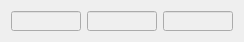
   <widget class="QWidget" name="horizontalLayoutWidget">
    <property name="geometry">
     <rect>
      <x>190</x>
      <y>520</y>
      <width>224</width>
      <height>31</height>
     </rect>
    </property>
    <property name="font">
     <font>
      <pointsize>9</pointsize>
     </font>
    </property>
    <layout class="QHBoxLayout" name="horizontalLayout">
     <item>
      <widget class="QLineEdit" name="LE_OPT_Xmea">
       <property name="enabled">
        <bool>false</bool>
       </property>
       <property name="sizePolicy">
        <sizepolicy hsizetype="Fixed" vsizetype="Fixed">
         <horstretch>0</horstretch>
         <verstretch>0</verstretch>
        </sizepolicy>
       </property>
       <property name="minimumSize">
        <size>
         <width>70</width>
         <height>20</height>
        </size>
       </property>
       <property name="maximumSize">
        <size>
         <width>70</width>
         <height>20</height>
        </size>
       </property>
       <property name="font">
        <font>
         <pointsize>9</pointsize>
        </font>
       </property>
       <property name="alignment">
        <set>Qt::AlignCenter</set>
       </property>
      </widget>
     </item>
     <item>
      <widget class="QLineEdit" name="LE_OPT_Ymea">
       <property name="enabled">
        <bool>false</bool>
       </property>
       <property name="sizePolicy">
        <sizepolicy hsizetype="Fixed" vsizetype="Fixed">
         <horstretch>0</horstretch>
         <verstretch>0</verstretch>
        </sizepolicy>
       </property>
       <property name="minimumSize">
        <size>
         <width>70</width>
         <height>20</height>
        </size>
       </property>
       <property name="maximumSize">
        <size>
         <width>70</width>
         <height>20</height>
        </size>
       </property>
       <property name="font">
        <font>
         <pointsize>9</pointsize>
        </font>
       </property>
       <property name="alignment">
        <set>Qt::AlignCenter</set>
       </property>
      </widget>
     </item>
     <item>
      <widget class="QLineEdit" name="LE_OPT_thmea">
       <property name="enabled">
        <bool>false</bool>
       </property>
       <property name="sizePolicy">
        <sizepolicy hsizetype="Fixed" vsizetype="Fixed">
         <horstretch>0</horstretch>
         <verstretch>0</verstretch>
        </sizepolicy>
       </property>
       <property name="minimumSize">
        <size>
         <width>70</width>
         <height>20</height>
        </size>
       </property>
       <property name="maximumSize">
        <size>
         <width>70</width>
         <height>20</height>
        </size>
       </property>
       <property name="font">
        <font>
         <pointsize>9</pointsize>
        </font>
       </property>
       <property name="alignment">
        <set>Qt::AlignCenter</set>
       </property>
      </widget>
     </item>
    </layout>
   </widget>
